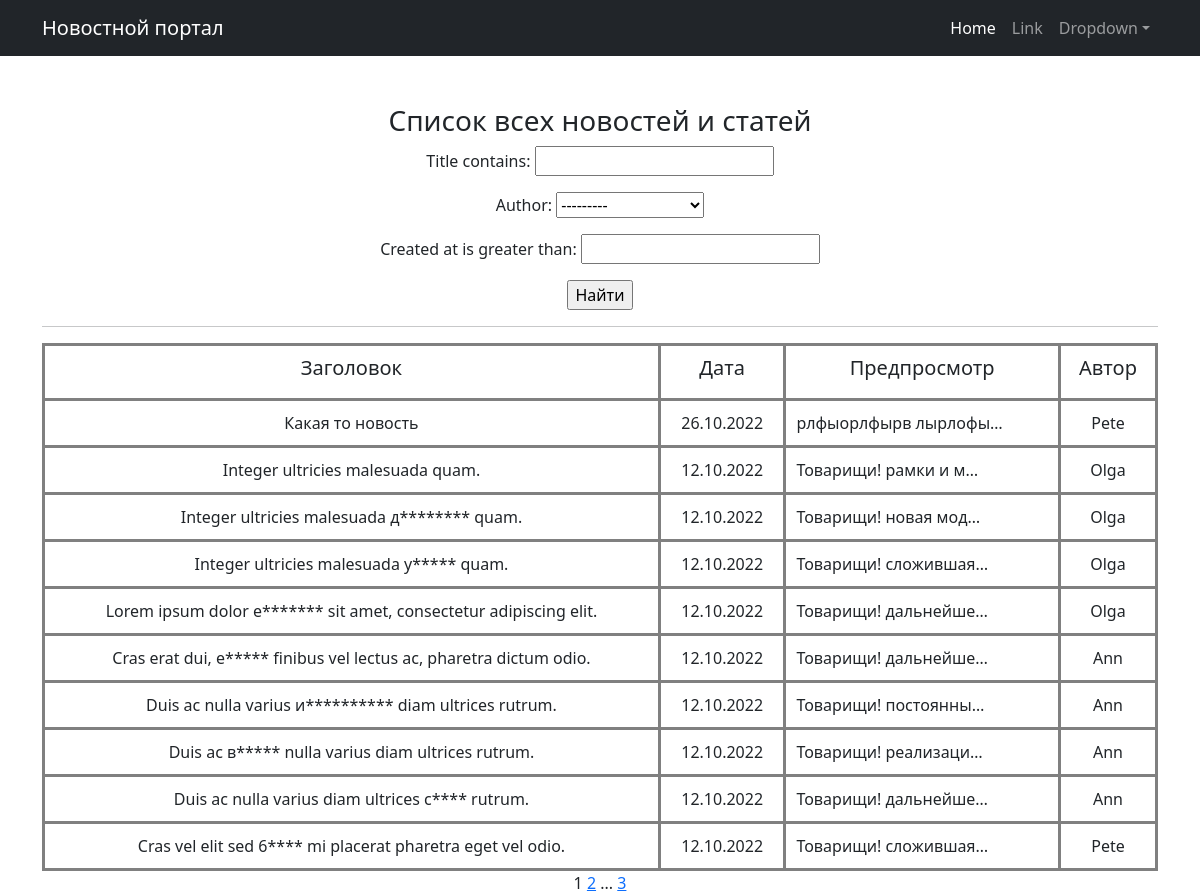
Page /news/search/ on the earlier database version.
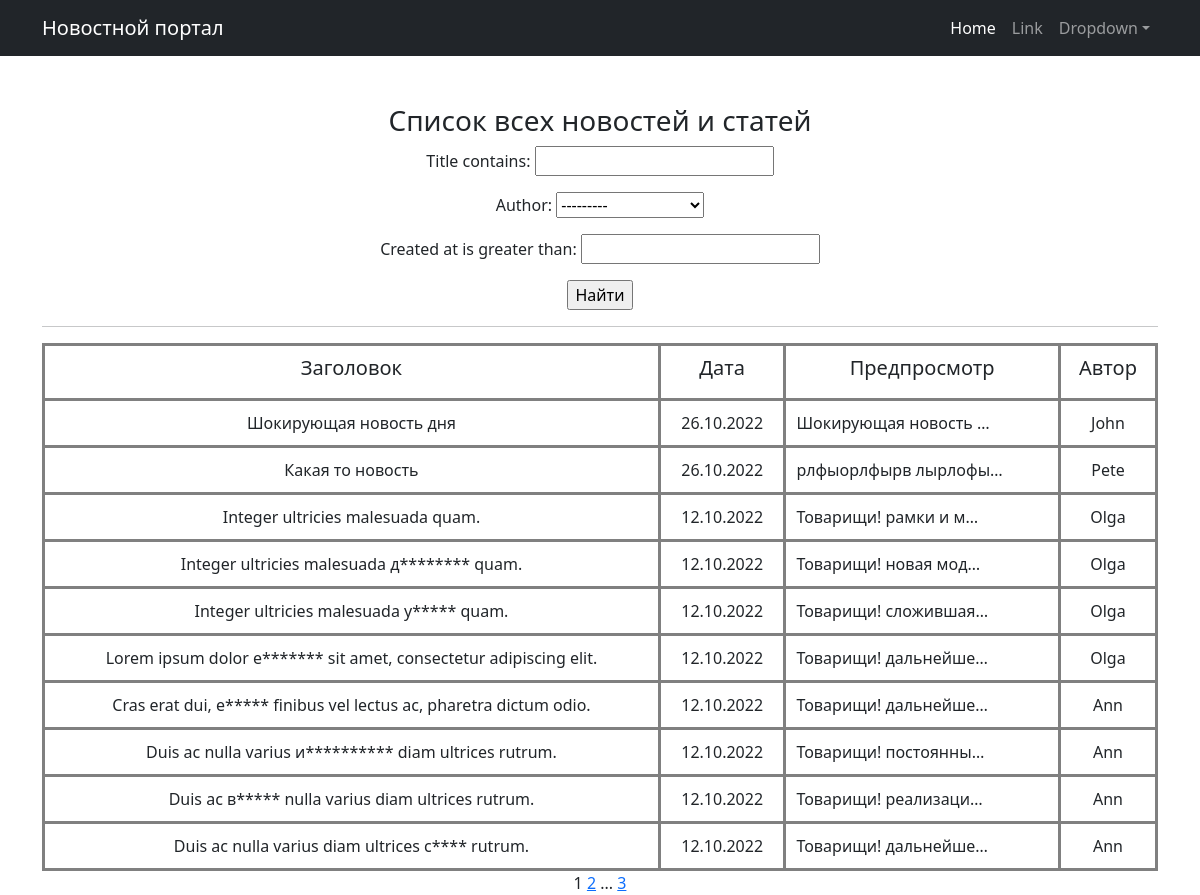
Same page on the later database version.
### news/models.py (models this page shows, shortened)
class Post(models.Model):
    article = "ARTS"
    news = "NEWS"
    TYPES = [
        (news, "Новость"),
        (article, "Статья"),
    ]
    preview_len = 124
    author = models.ForeignKey(Author, on_delete=models.CASCADE)
    type_post = models.CharField(max_length=4, choices=TYPES)
    title = models.CharField(max_length=255)
    content = models.TextField()
    rating = models.IntegerField(default=0)
    created_at = models.DateTimeField(auto_now_add=True)
    categories = models.ManyToManyField(Category, through="PostCategory")

class Author(models.Model):
    user = models.OneToOneField(User, on_delete=models.CASCADE)
    rating = models.IntegerField(default=0)

### news/views.py (the view)
# urls.py: path("news/search/", PostSearch.as_view(), name="post_search"),
class PostSearch(ListView):
    model = Post
    ordering = "-created_at"
    template_name = "post_search.html"
    paginate_by = 10
    context_object_name = "post_list"
    def get_queryset(self):
        queryset = super().get_queryset()
        self.filterset = PostFilter(self.request.GET, queryset)
        return self.filterset.qs
    def get_context_data(self, **kwargs):
        context = super().get_context_data()
        context["filterset"] = self.filterset
        return context

### news/templatetags/custom_filters.py (called while the page is built)
@register.filter()
def censor(value: str) -> str:
    return cens.cencor(value)

    def cencor(self, content: str) -> str:
        raw_words = content.split()
        words = [word for word in content.translate(str.maketrans("", "", string.punctuation)).split()]
        for i, word in enumerate(words):
            if word in self.__mat:
                raw_word = raw_words[i]
                last_symbol = raw_word[-1]
                if last_symbol.isalpha():
                    raw_words[i] = self.__replace(raw_word)
                else:
                    raw_words[i] = "{0}{1}".format(self.__replace(raw_word[:-1]), last_symbol)
        return " ".join(raw_words)

    def __replace(self, word: str) -> str:
        return "{0}{1}".format(word[0], "*" * (len(word) - 1))

### templates/post_search.html (shortened to what this page needs)
{% extends 'flatpages/default.html' %}
{% load custom_filters %}
{% block content %}
    <h3>Список всех новостей и статей</h3>
    <form action=""method="get">
       {{ filterset.form.as_p }}
    <input type="submit" value="Найти">
   </form>
    <hr>
    {% if post_list %}
        <table cellpadding="10" width="100%" cols="3" align="center">
            <tr>
                <td><h5>Заголовок</h5></td>
                <td><h5>Дата</h5></td>
                <td><h5>Предпросмотр</h5></td>
                <td><h5>Автор</h5></td>
            </tr>
            {% for post in post_list%}
            <tr>
                <td>{{ post.title|censor }}</td>
                <td>{{ post.created_at|date:'d.m.Y' }}</td>
                <td align="left">{{ post.content|censor|truncatechars:20}}</td>
                <td>{{ post.author.user.username }}</td>
            </tr>
            {%endfor%}
        </table>
    {% else %}
        <h3>Новостей нет</h3>
    {% endif %}
    {{ page_obj.number }}
    {% if page_obj.has_next %}
       <a href="?page={{ page_obj.next_page_number }}">{{ page_obj.next_page_number }}</a>
       {% if paginator.num_pages != page_obj.next_page_number %}
           ...
           <a href="?page={{ page_obj.paginator.num_pages }}">{{ page_obj.paginator.num_pages }}</a>
       {% endif %}
    {% endif %}
{% endblock content %}

Differences in the rows shown:
no longer on this page (row unchanged): Post: title|censor "Cras vel elit sed 6**** mi placerat pharetra eget vel odio.", created_at "12.10.2022", content|censor "Товарищи! сложившая…", author.user.username "Pete"
added Post: title|censor "Шокирующая новость дня", created_at "26.10.2022", content|censor "Шокирующая новость …", author.user.username "John"
